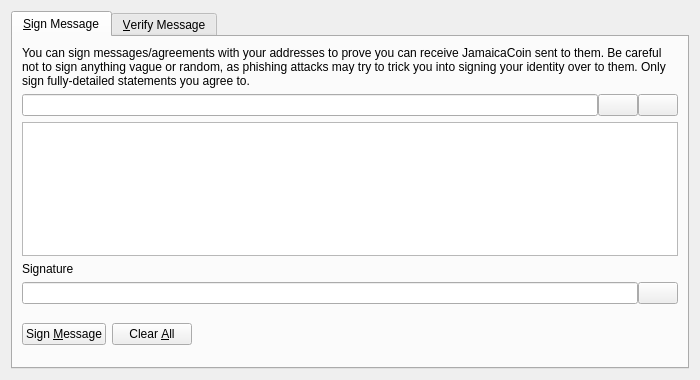
<?xml version="1.0" encoding="UTF-8"?>
<ui version="4.0">
 <class>SignVerifyMessageDialog</class>
 <widget class="QDialog" name="SignVerifyMessageDialog">
  <property name="geometry">
   <rect>
    <x>0</x>
    <y>0</y>
    <width>700</width>
    <height>380</height>
   </rect>
  </property>
  <property name="windowTitle">
   <string>Signatures - Sign / Verify a Message</string>
  </property>
  <property name="modal">
   <bool>true</bool>
  </property>
  <layout class="QVBoxLayout" name="verticalLayout">
   <item>
    <widget class="QTabWidget" name="tabWidget">
     <property name="currentIndex">
      <number>0</number>
     </property>
     <widget class="QWidget" name="tabSignMessage">
      <attribute name="title">
       <string>&amp;Sign Message</string>
      </attribute>
      <layout class="QVBoxLayout" name="verticalLayout_SM">
       <item>
        <widget class="QLabel" name="infoLabel_SM">
         <property name="text">
          <string>You can sign messages/agreements with your addresses to prove you can receive JamaicaCoin sent to them. Be careful not to sign anything vague or random, as phishing attacks may try to trick you into signing your identity over to them. Only sign fully-detailed statements you agree to.</string>
         </property>
         <property name="textFormat">
          <enum>Qt::PlainText</enum>
         </property>
         <property name="wordWrap">
          <bool>true</bool>
         </property>
        </widget>
       </item>
       <item>
        <layout class="QHBoxLayout" name="horizontalLayout_1_SM">
         <property name="spacing">
          <number>0</number>
         </property>
         <item>
          <widget class="QValidatedLineEdit" name="addressIn_SM">
           <property name="toolTip">
            <string>The JamaicaCoin address to sign the message with</string>
           </property>
          </widget>
         </item>
         <item>
          <widget class="QPushButton" name="addressBookButton_SM">
           <property name="toolTip">
            <string>Choose previously used address</string>
           </property>
           <property name="text">
            <string/>
           </property>
           <property name="shortcut">
            <string>Alt+A</string>
           </property>
           <property name="autoDefault">
            <bool>false</bool>
           </property>
          </widget>
         </item>
         <item>
          <widget class="QPushButton" name="pasteButton_SM">
           <property name="toolTip">
            <string>Paste address from clipboard</string>
           </property>
           <property name="text">
            <string/>
           </property>
           <property name="shortcut">
            <string>Alt+P</string>
           </property>
           <property name="autoDefault">
            <bool>false</bool>
           </property>
          </widget>
         </item>
        </layout>
       </item>
       <item>
        <widget class="QPlainTextEdit" name="messageIn_SM">
         <property name="toolTip">
          <string>Enter the message you want to sign here</string>
         </property>
        </widget>
       </item>
       <item>
        <widget class="QLabel" name="signatureLabel_SM">
         <property name="text">
          <string>Signature</string>
         </property>
         <property name="textFormat">
          <enum>Qt::PlainText</enum>
         </property>
        </widget>
       </item>
       <item>
        <layout class="QHBoxLayout" name="horizontalLayout_2_SM">
         <property name="spacing">
          <number>0</number>
         </property>
         <item>
          <widget class="QLineEdit" name="signatureOut_SM">
           <property name="font">
            <font>
             <italic>true</italic>
            </font>
           </property>
           <property name="readOnly">
            <bool>true</bool>
           </property>
          </widget>
         </item>
         <item>
          <widget class="QPushButton" name="copySignatureButton_SM">
           <property name="toolTip">
            <string>Copy the current signature to the system clipboard</string>
           </property>
           <property name="text">
            <string/>
           </property>
           <property name="autoDefault">
            <bool>false</bool>
           </property>
          </widget>
         </item>
        </layout>
       </item>
       <item>
        <layout class="QHBoxLayout" name="horizontalLayout_3_SM">
         <item>
          <widget class="QPushButton" name="signMessageButton_SM">
           <property name="toolTip">
            <string>Sign the message to prove you own this JamaicaCoin address</string>
           </property>
           <property name="text">
            <string>Sign &amp;Message</string>
           </property>
           <property name="autoDefault">
            <bool>false</bool>
           </property>
          </widget>
         </item>
         <item>
          <widget class="QPushButton" name="clearButton_SM">
           <property name="toolTip">
            <string>Reset all sign message fields</string>
           </property>
           <property name="text">
            <string>Clear &amp;All</string>
           </property>
           <property name="autoDefault">
            <bool>false</bool>
           </property>
          </widget>
         </item>
         <item>
          <spacer name="horizontalSpacer_1_SM">
           <property name="orientation">
            <enum>Qt::Horizontal</enum>
           </property>
           <property name="sizeHint" stdset="0">
            <size>
             <width>40</width>
             <height>48</height>
            </size>
           </property>
          </spacer>
         </item>
         <item>
          <widget class="QLabel" name="statusLabel_SM">
           <property name="font">
            <font>
             <weight>75</weight>
             <bold>true</bold>
            </font>
           </property>
           <property name="text">
            <string/>
           </property>
           <property name="wordWrap">
            <bool>true</bool>
           </property>
          </widget>
         </item>
         <item>
          <spacer name="horizontalSpacer_2_SM">
           <property name="orientation">
            <enum>Qt::Horizontal</enum>
           </property>
           <property name="sizeHint" stdset="0">
            <size>
             <width>40</width>
             <height>48</height>
            </size>
           </property>
          </spacer>
         </item>
        </layout>
       </item>
      </layout>
     </widget>
     <widget class="QWidget" name="tabVerifyMessage">
      <attribute name="title">
       <string>&amp;Verify Message</string>
      </attribute>
      <layout class="QVBoxLayout" name="verticalLayout_VM">
       <item>
        <widget class="QLabel" name="infoLabel_VM">
         <property name="text">
          <string>Enter the receiver's address, message (ensure you copy line breaks, spaces, tabs, etc. exactly) and signature below to verify the message. Be careful not to read more into the signature than what is in the signed message itself, to avoid being tricked by a man-in-the-middle attack. Note that this only proves the signing party receives with the address, it cannot prove sendership of any transaction!</string>
         </property>
         <property name="textFormat">
          <enum>Qt::PlainText</enum>
         </property>
         <property name="alignment">
          <set>Qt::AlignLeading|Qt::AlignLeft|Qt::AlignTop</set>
         </property>
         <property name="wordWrap">
          <bool>true</bool>
         </property>
        </widget>
       </item>
       <item>
        <layout class="QHBoxLayout" name="horizontalLayout_1_VM">
         <property name="spacing">
          <number>0</number>
         </property>
         <item>
          <widget class="QValidatedLineEdit" name="addressIn_VM">
           <property name="toolTip">
            <string>The JamaicaCoin address the message was signed with</string>
           </property>
          </widget>
         </item>
         <item>
          <widget class="QPushButton" name="addressBookButton_VM">
           <property name="toolTip">
            <string>Choose previously used address</string>
           </property>
           <property name="text">
            <string/>
           </property>
           <property name="shortcut">
            <string>Alt+A</string>
           </property>
           <property name="autoDefault">
            <bool>false</bool>
           </property>
          </widget>
         </item>
        </layout>
       </item>
       <item>
        <widget class="QPlainTextEdit" name="messageIn_VM"/>
       </item>
       <item>
        <widget class="QValidatedLineEdit" name="signatureIn_VM"/>
       </item>
       <item>
        <layout class="QHBoxLayout" name="horizontalLayout_2_VM">
         <item>
          <widget class="QPushButton" name="verifyMessageButton_VM">
           <property name="toolTip">
            <string>Verify the message to ensure it was signed with the specified JamaicaCoin address</string>
           </property>
           <property name="text">
            <string>Verify &amp;Message</string>
           </property>
           <property name="autoDefault">
            <bool>false</bool>
           </property>
          </widget>
         </item>
         <item>
          <widget class="QPushButton" name="clearButton_VM">
           <property name="toolTip">
            <string>Reset all verify message fields</string>
           </property>
           <property name="text">
            <string>Clear &amp;All</string>
           </property>
           <property name="autoDefault">
            <bool>false</bool>
           </property>
          </widget>
         </item>
         <item>
          <spacer name="horizontalSpacer_1_VM">
           <property name="orientation">
            <enum>Qt::Horizontal</enum>
           </property>
           <property name="sizeHint" stdset="0">
            <size>
             <width>40</width>
             <height>48</height>
            </size>
           </property>
          </spacer>
         </item>
         <item>
          <widget class="QLabel" name="statusLabel_VM">
           <property name="font">
            <font>
             <weight>75</weight>
             <bold>true</bold>
            </font>
           </property>
           <property name="text">
            <string/>
           </property>
           <property name="wordWrap">
            <bool>true</bool>
           </property>
          </widget>
         </item>
         <item>
          <spacer name="horizontalSpacer_2_VM">
           <property name="orientation">
            <enum>Qt::Horizontal</enum>
           </property>
           <property name="sizeHint" stdset="0">
            <size>
             <width>40</width>
             <height>48</height>
            </size>
           </property>
          </spacer>
         </item>
        </layout>
       </item>
      </layout>
     </widget>
    </widget>
   </item>
  </layout>
 </widget>
 <customwidgets>
  <customwidget>
   <class>QValidatedLineEdit</class>
   <extends>QLineEdit</extends>
   <header>qvalidatedlineedit.h</header>
  </customwidget>
 </customwidgets>
 <resources>
  <include location="../jamaicacoin.qrc"/>
 </resources>
 <connections/>
</ui>
